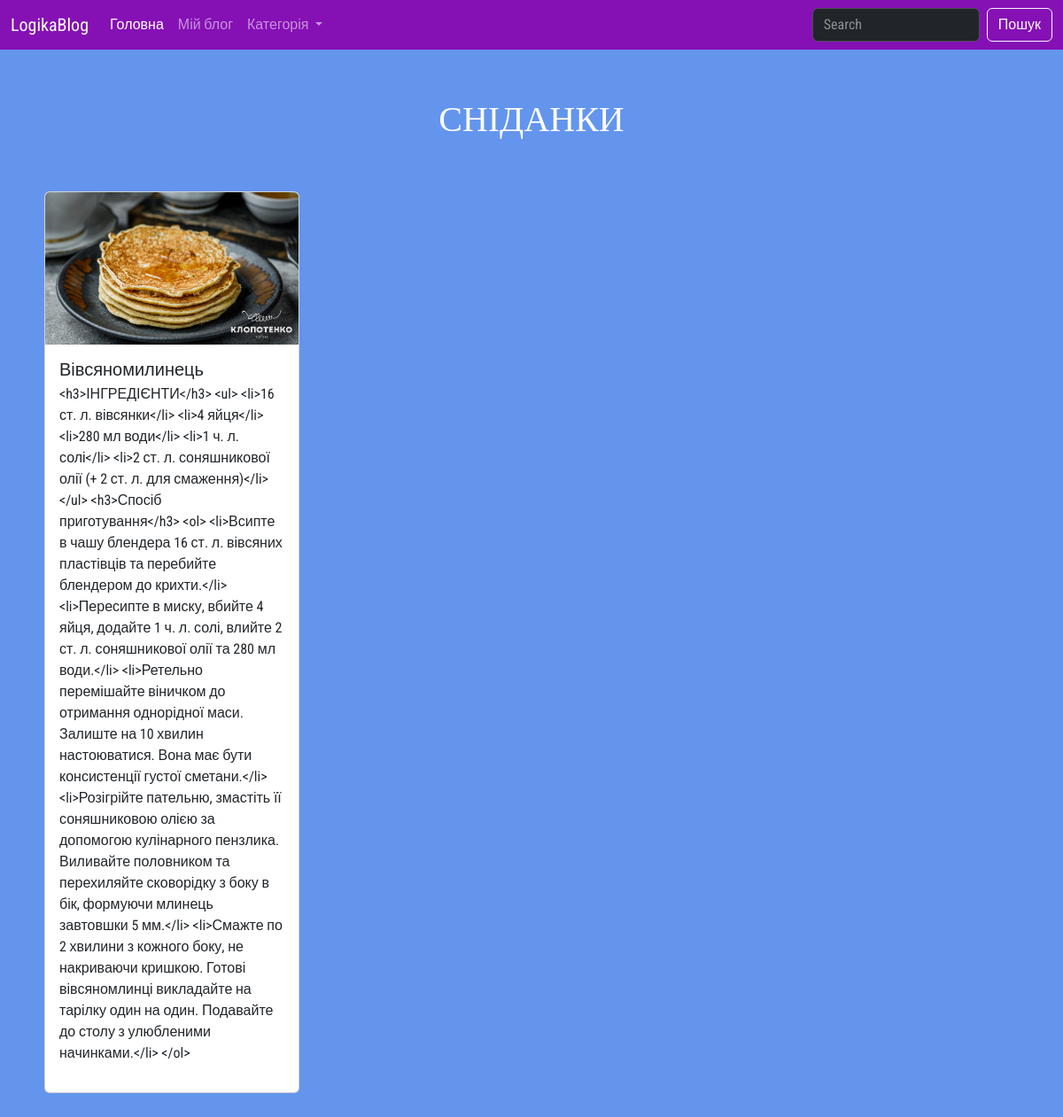
Page /category/1 on the committed database.
### tables this page shows
CREATE TABLE "category" (
	"id"	INTEGER,
	"name"	TEXT NOT NULL UNIQUE,
	PRIMARY KEY("id" AUTOINCREMENT)
);

CREATE TABLE "posts" (
	"id"	INTEGER,
	"category_id"	INTEGER,
	"author_id"	TEXT,
	"title"	TEXT NOT NULL,
	"text"	TEXT,
	"image"	TEXT DEFAULT 'slide1.jpg',
	"datetime"	TEXT NOT NULL DEFAULT CURRENT_TIMESTAMP,
	FOREIGN KEY("author_id") REFERENCES "users"("id"),
	FOREIGN KEY("category_id") REFERENCES "category"("id"),
	PRIMARY KEY("id" AUTOINCREMENT)
);

### app.py (the view)
@app.route("/category/<id>")
def category(id):
    posts = get_category_post(id)
    category = get_category_name(id)[0].upper()
    category_list = get_categorys()
    return render_template("category_posts.html", category_list = category_list, category = category, posts=posts)

### sql_queries.py (called while the page is built)
def open():
    global conn, cursor
    conn = sqlite3.connect("blog.db")
    cursor = conn.cursor()

def close():
    cursor.close()
    conn.close()

def get_category_name(id):
    open()
    cursor.execute('''SELECT name from category WHERE id == (?)''', [id])
    category = cursor.fetchone()
    conn.commit()
    close()
    return category

def get_category_post(id):
    open()
    cursor.execute('''SELECT * from posts WHERE category_id == (?)''', [id])
    post = cursor.fetchall()
    conn.commit()
    close()
    return post

def get_categorys():
    open()
    cursor.execute('''SELECT * from category''')
    data = cursor.fetchall()
    conn.commit()
    close()
    return data

### templates/category_posts.html (shortened to what this page needs)
{% extends 'base.html' %}
{% block main %}
    <main class="container-fluid p-0">
        <h1 class="text-center mt-5">{{category}}</h1>
        <div class="posts container py-5">
          <div class="card-group">
          {% for post in posts %}
            <div class="card m-2" style="max-width: 18rem;">
              <img src="{{ url_for('static', filename='img/' + post[5]) }}" class="card-img-top" alt="...">
              <div class="card-body">
                <h5 class="card-title">{{post[3]}}</h5>
                <p class="card-text">{{post[4]}}</p>
              </div>
          </div>
          {% endfor %}
        </div>
          </div>
    </main>
{% endblock main %}

### static/style.css (style rules this page uses)
h1 { color: #ffffff; font-size: 50px; font-weight: 200; }
body { font-family: 'Roboto Condensed', sans-serif; background-color: cornflowerblue; }
h1 { font-family: 'Press Start 2P', cursive; font-size: 40px; }

### rows in the picture
category: name "СНІДАНКИ"
posts: image (picture), title "Вівсяномилинець", text "<h3>ІНГРЕДІЄНТИ</h3> <ul> <li>16 ст. л. вівсянки</li> <li>4 яйця</li> <li>280 мл води</li> <li>1 ч. л. солі</li> <li>2 ст. л. соняшникової олії (+ 2 ст. л. для смаження)</li> </ul> <h3>Спосіб приготування</h3> <ol> <li>Всипте в чашу блендера 16 ст. л. вівсяних пластівців та перебийте блендером до крихти.</li> <li>Пересипте в миску, вбийте 4 яйця, додайте 1 ч. л. солі, влийте 2 ст. л. соняшникової олії та 280 мл води.</li> <li>Ретельно перемішайте віничком до отримання однорідної маси. Залиште на 10 хвилин настоюватися. Вона має бути консистенції густої сметани.</li> <li>Розігрійте пательню, змастіть її соняшниковою олією за допомогою кулінарного пензлика. Виливайте половником та перехиляйте…"
